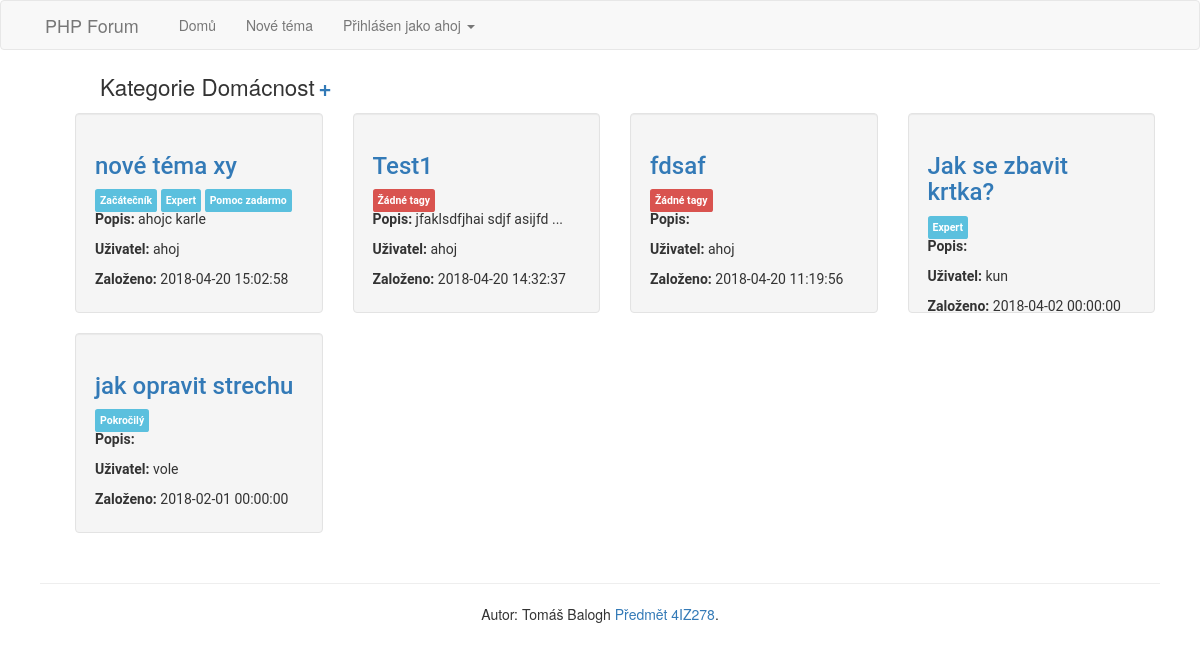
The page /topics.php?cat_id=2 (signed in) on the database its author committed.
### tables this page shows
CREATE TABLE `users` (
  `id_user` int(8) UNSIGNED NOT NULL,
  `username` varchar(255) NOT NULL,
  `password` varchar(255) NOT NULL
);

CREATE TABLE `categories` (
  `cat_id` int(8) UNSIGNED NOT NULL,
  `cat_name` varchar(255) NOT NULL,
  `cat_description` varchar(255) NOT NULL
);

CREATE TABLE `topics` (
  `topic_id` int(11) UNSIGNED NOT NULL,
  `topic_name` varchar(255) NOT NULL,
  `topic_description` text NOT NULL,
  `topic_date` datetime NOT NULL,
  `topic_cat` int(8) UNSIGNED NOT NULL,
  `topic_by` int(8) UNSIGNED NOT NULL
);

CREATE TABLE `tags` (
  `id` int(11) UNSIGNED NOT NULL,
  `tags_name` varchar(100) NOT NULL
);

### user_required.php (called while the page is built, shortened)
<?php
$stmt = $db->prepare("SELECT * FROM users WHERE id_user = ? LIMIT 1");
$stmt->execute(array($_SESSION["user_id"]));
$current_user = $stmt->fetchAll()[0];
?>

### topics.php (the view, shortened to what this page needs)
<?php
require 'db.php';
require 'user_required.php';
$stmt_cat = $db->prepare("SELECT * FROM categories WHERE cat_id=?");
$stmt_cat->execute(array($_GET['cat_id']));
$cat = $stmt_cat->fetch();
$stmt_top = $db->prepare("select topic_name, topic_id, topic_by, topic_description, topic_date, users.username as users from topics join users on users.id_user = topics.topic_by where topic_cat = ? order by topic_date DESC");
$stmt_top->execute(array($_GET['cat_id']));
$topics = $stmt_top->fetchAll();
?>
<!DOCTYPE html>
<html>
<head>
    <?php include 'head_bootstrap.php' ?>
</head>
<body>
<?php include 'navbar.php' ?>
<div class="container">
    <div class="container">
        <ul id="menu">
            <li>Kategorie <?= $cat['cat_name'] ?></li>
            <li style="margin: auto" class="right"><a href="new_topic.php?cat_id=<?= $cat['cat_id'] ?>"><b>&#x0002B;</b></a></li>
        </ul>
        <?php foreach ($topics as $row) { ?>
            <div class="col-md-3" id="font">
                <div class="well divTopic">
                <h3><a href='topics_detail.php?topic_id=<?= $row['topic_id'] ?>'><?= $row['topic_name'] ?></a></h3>
                <?php
                $stmt_tags = $db->prepare("select tags_name, topics.topic_name from tags join tag_topic on tag_topic.tag = tags.id JOIN topics on topics.topic_id = tag_topic.topic where topics.topic_id = ?");
                $stmt_tags->execute(array($row['topic_id']));
                $tags = $stmt_tags->fetchAll();
                ?>
                 <?php
                        if ($tags){
                        foreach ($tags as $tag) { ?>
                     <span class="label labeltag btn-info"  style="padding: 5px"><?= $tag['tags_name'] ?></span>
                    <?php } }
                        else {
                            ?>
                            <span class="label btn-danger" style="padding: 5px"> Žádné tagy</span>
                <?php  }
                    ?>
                <p><b>Popis: </b> <?= substr($row['topic_description'], 0, 25) ?> <?= strlen($row['topic_description']) > 25 ? "..." : "" ?></p>
                <p><b>Uživatel: </b><?= $row['users'] ?></p>
                <p><b>Založeno: </b><?= $row['topic_date'] ?></p>
                </div>
            </div>
        <?php } ?>
    </div>
</div>
<?php include 'footer.php' ?>
</body>
</html>

### navbar.php (shortened to what this page needs)
<nav class="navbar navbar-default">
    <div class="container">
        <ul class="nav navbar-nav" id="horizontal">
            <li class="navbar-brand active" >PHP Forum</li>
            <li><a href="index.php">Domů</a></li>
            <li><a href="new_topic.php">Nové téma</a></li>
                <li class="dropdown">
                    <a data-toggle="dropdown" href="#" aria-haspopup="true" aria-expanded="false">Přihlášen jako <?= $current_user['username'] ?>
                        <span class="caret"></span></a>
                </li>
        </ul>
    </div>
</nav>

### style.css (style rules this page uses)
.navbar-nav { position: absolute; }
#font { font-family: roboto; }
.divTopic { height: 200px; overflow: hidden; }
.container a { text-decoration: none; }
.labeltag { padding: 15px 10px 15px 15px; }
#horizontal { display: inline; list-style-type: none; }
.well { padding: 0px; }
#menu li { font-size: 1.6em; display: inline; }

### rows shown on the page
users: username "ahoj"
categories: cat_name "Domácnost"
topics: topic_name "nové téma xy", topic_description "ahojc karle", topic_by.username "ahoj", topic_date "2018-04-20 15:02:58"
tags: tags_name "Začátečník"
tags: tags_name "Expert"
tags: tags_name "Pomoc zadarmo"
topics: topic_name "Test1", shows "Žádné tagy", topic_description "jfaklsdfjhai sdjf asijfd", topic_by.username "ahoj", topic_date "2018-04-20 14:32:37"
topics: topic_name "fdsaf", shows "Žádné tagy", topic_by.username "ahoj", topic_date "2018-04-20 11:19:56"
topics: topic_name "Jak se zbavit krtka?", topic_by.username "kun", topic_date "2018-04-02 00:00:00"
topics: topic_name "jak opravit strechu", topic_by.username "vole", topic_date "2018-02-01 00:00:00"
tags: tags_name "Pokročilý"
